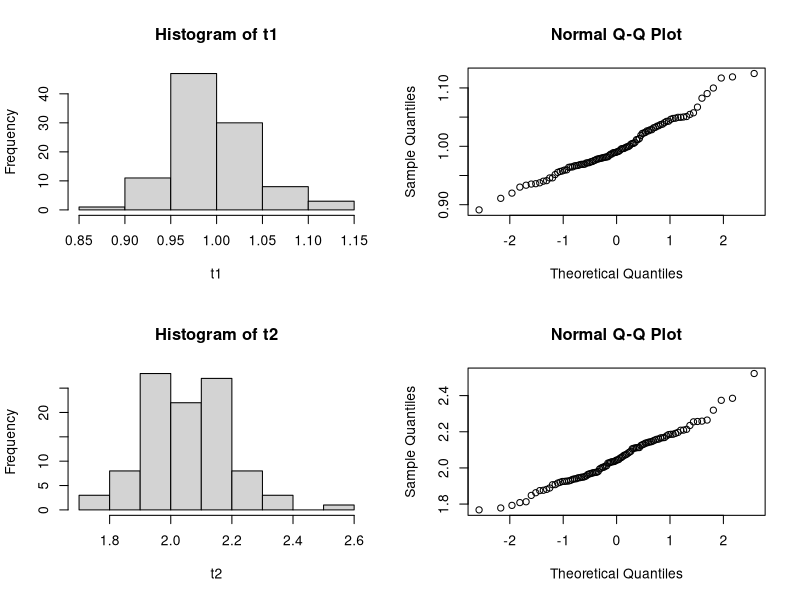
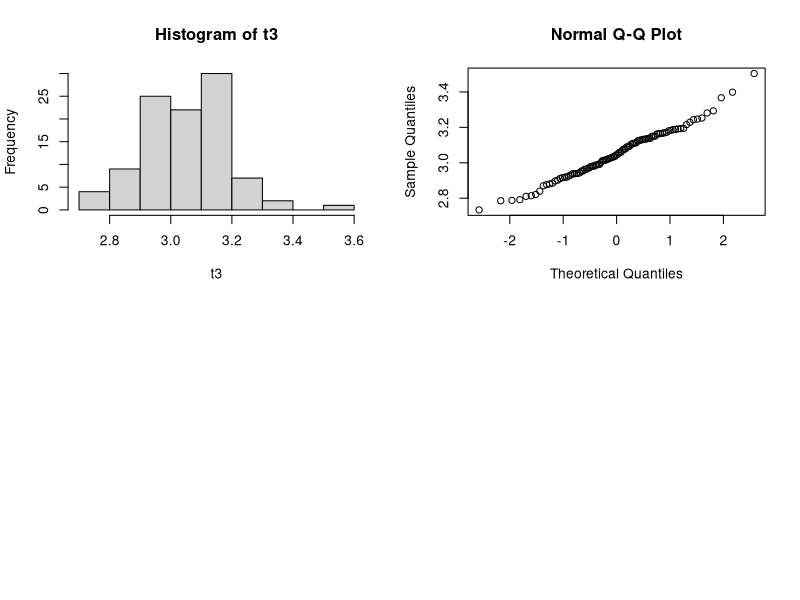
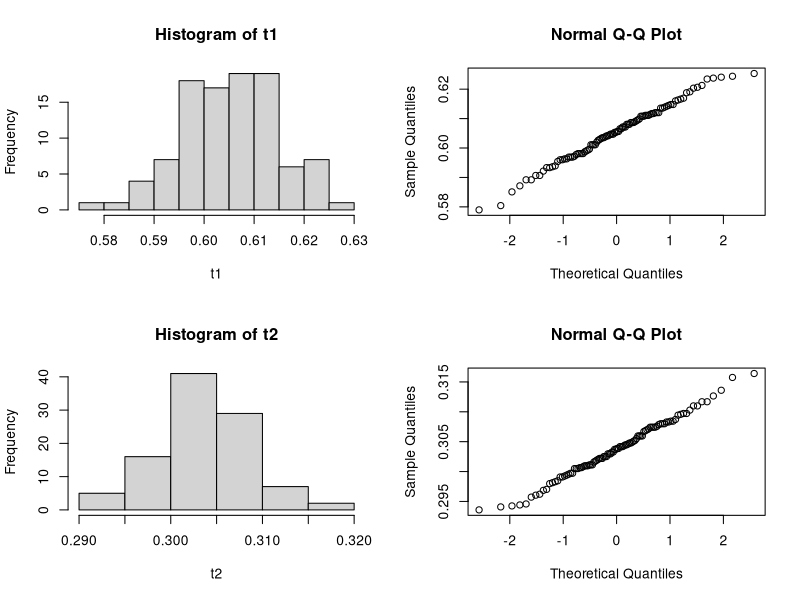
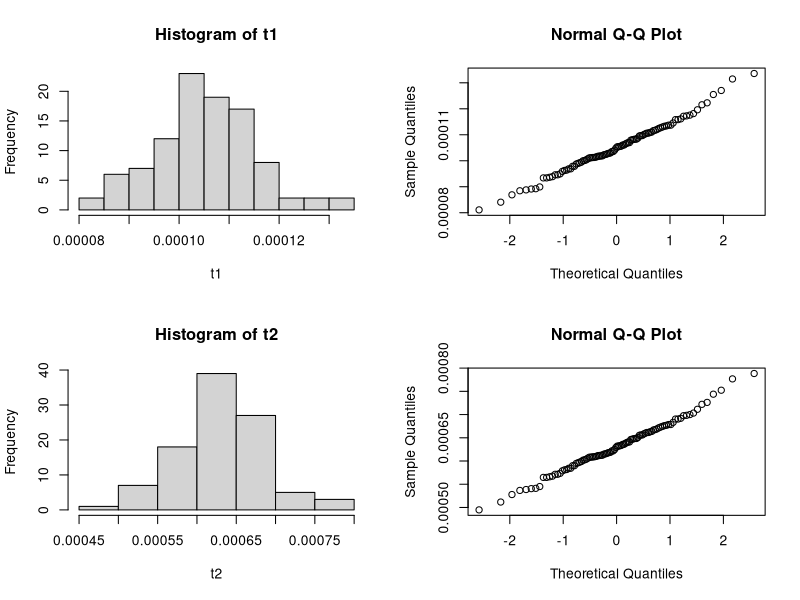
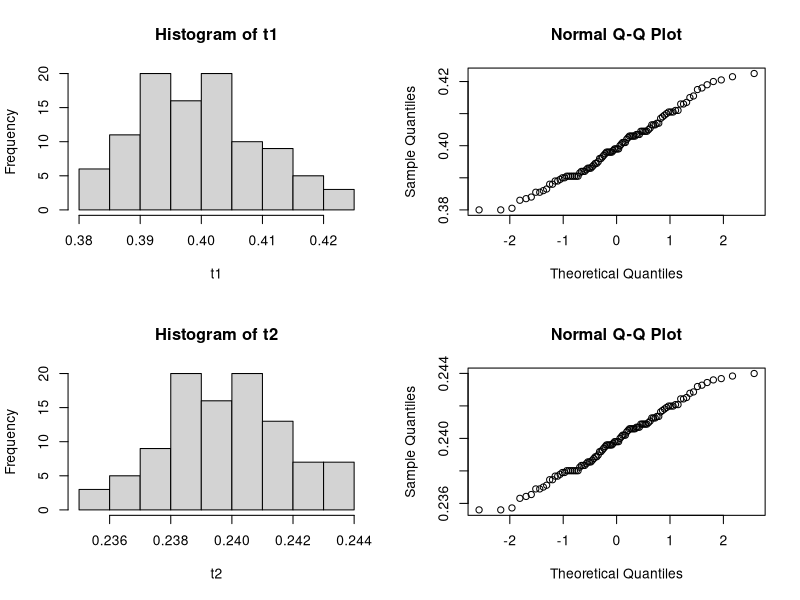
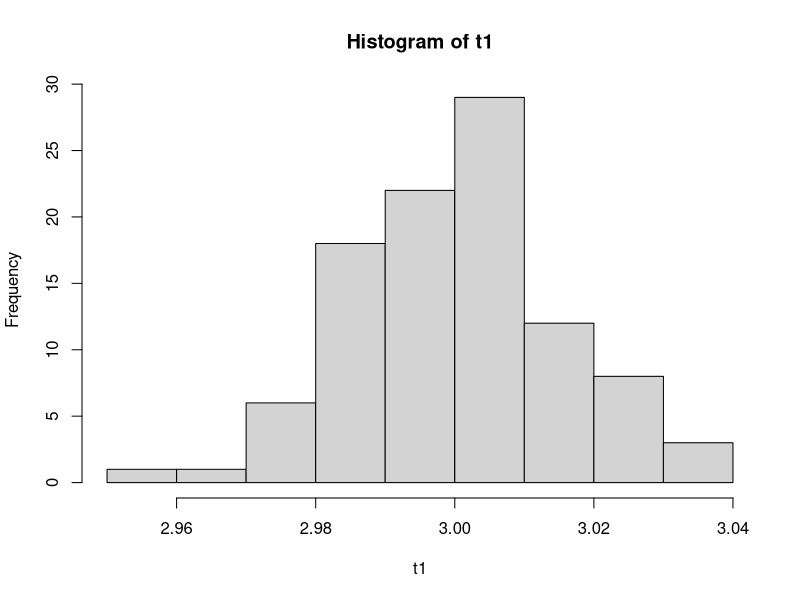
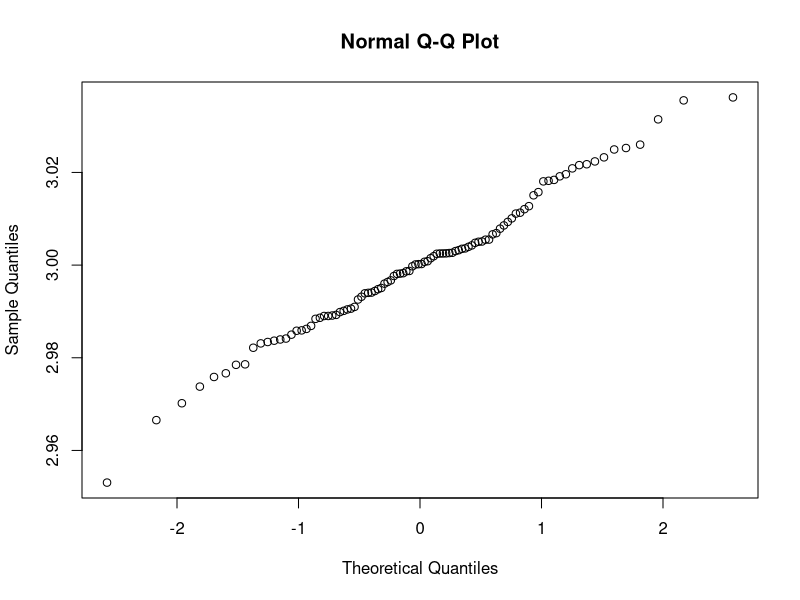

Source code (R) for these figures, in order:
#Que1
rm(list =ls(all=T))
mu=1;sigma=1.2;
eps=0.1
est_t1_prob=0;est_t2_prob=0;est_t3_prob=0;
n=c(25,50,100,500,1000,1500,2000)
for (i in 1:length(n))
{
  x=matrix(rnorm(n[i]*100,mean = mu,sd = sigma),100,n[i])
  t1=apply(x,1,mean)^2
  m2=apply(x,1,var)
  t2=m2^2
  t3=t1+t2
  est_t1_prob[i]=mean(abs(t1-mu^2)<eps)
  est_t2_prob[i]=mean(abs(t2-sigma^4)<eps)
  est_t3_prob[i]=mean(abs(t3-(sigma^4+mu^2))<eps)
  
}
data.frame('Sample Size'=n,est_t1_prob,est_t2_prob,est_t3_prob)
par(mfrow=c(2,2))
hist(t1);qqnorm(t1);
hist(t2);qqnorm(t2);
hist(t3);qqnorm(t3);

#Que2
rm(list =ls(all=T))
lambda=0.5;
eps=0.1
est_t1_prob=0;est_t2_prob=0;est_t3_prob=0;
n=c(25,50,100,500,1000,1500,2000)
for (i in 1:length(n))
{
  x=matrix(rpois(n[i]*100,lambda = lambda),100,n[i])
  m1=apply(x,1,mean)
  t1=exp(-m1)
  t2=m1*exp(-m1)
  est_t1_prob[i]=mean(abs(t1-exp(-lambda))<eps)
  est_t2_prob[i]=mean(abs(t2-t1*lambda)<eps)
}
data.frame('Sample Size'=n,est_t1_prob,est_t2_prob)
par(mfrow=c(2,2))
hist(t1);qqnorm(t1);
hist(t2);qqnorm(t2);

#Que3
rm(list =ls(all=T))
m=10
p=0.6;
eps=0.1
est_t1_prob=0;est_t2_prob=0;est_t3_prob=0;
n=c(25,50,100,500,1000,1500,2000)
for (i in 1:length(n)){ 
  x=matrix(rbinom(n[i]*100,size = m,prob = p),100,n[i])
 p_hat=apply(x/m,1,mean)
   t1=(1-p_hat)^m
  t2=m*(p_hat)*(1-p_hat)^m
  t3=p_hat*(1-p_hat)
  est_t1_prob[i]=mean(abs(t1-(1-p)^m)<eps)
  est_t2_prob[i]=mean(abs(t2-m*(p)*(1-p)^m)<eps)
  est_t3_prob[i]=mean(abs(t3-p*(1-p))<eps)}
data.frame('Sample Size'=n,est_t1_prob,est_t2_prob,est_t3_prob)
par(mfrow=c(2,2))
hist(t1);qqnorm(t1);
hist(t2);qqnorm(t2)


#when m=1
m=1
p=0.6;
eps=0.1
est_t1_prob=0;est_t2_prob=0;est_t3_prob=0;
n=c(25,50,100,500,1000,1500,2000)
for (i in 1:length(n)){ 
  x=matrix(rbinom(n[i]*100,size = m,prob = p),100,n[i])
  p_hat=apply(x/m,1,mean)
  t1=(1-p_hat)^m
  t2=m*(p_hat)*(1-p_hat)^m
  t3=p_hat*(1-p_hat)
  est_t1_prob[i]=mean(abs(t1-(1-p)^m)<eps)
  est_t2_prob[i]=mean(abs(t2-m*(p)*(1-p)^m)<eps)
  est_t3_prob[i]=mean(abs(t3-p*(1-p))<eps)}
data.frame('Sample Size'=n,est_t1_prob,est_t2_prob,est_t3_prob)
par(mfrow=c(2,2))
hist(t1);qqnorm(t1);
hist(t2);qqnorm(t2)

#Que5 
theta=3;
eps=0.1;
n=c(50,100,200,500,1000,5000);
est_t1_prob=0;
for (i in 1:length(n)){
  y=matrix(runif(n[i]*100,0,1),100,n[i])
  x=ifelse(y<=0.5,theta+log(2*y),theta-log(2-2*y))
  t1=apply(x,1,median)
  est_t1_prob[i]=mean(abs(t1-theta)<eps)
}
data.frame('sample size'=n,est_t1_prob)
par(mfrow=c(1,1))
hist(t1);
qqnorm(t1)
